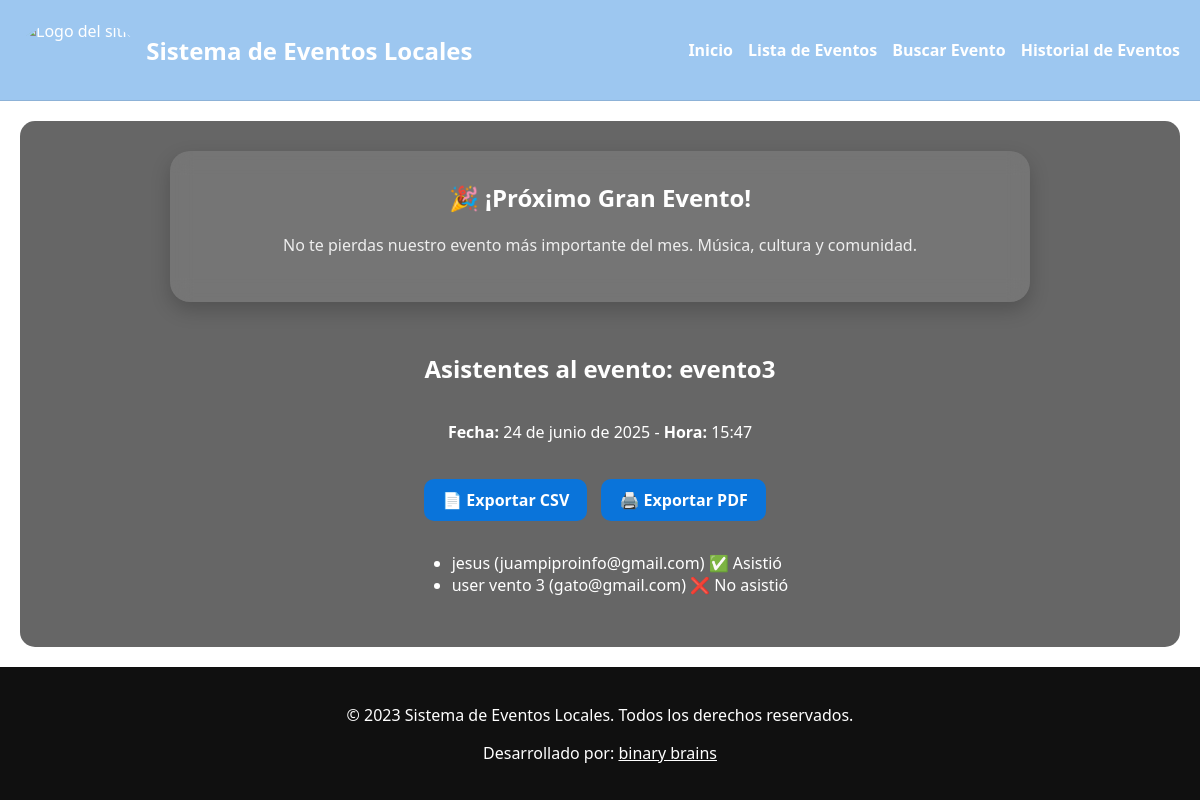
/eventos/3/asistentes/, run on an earlier commit of the app's database.
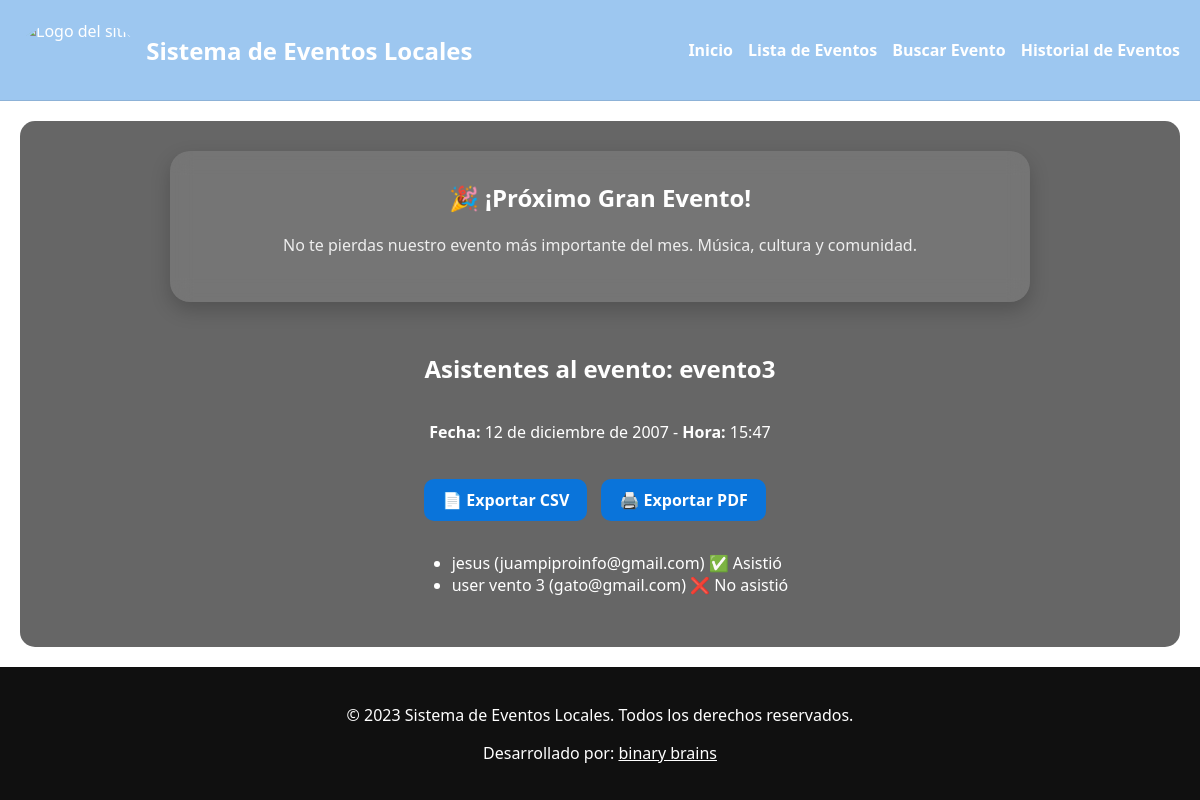
And on a later commit of the database.
### eventos/models.py (models this page shows, shortened)
class Evento(models.Model):
    titulo = models.CharField(max_length=200)
    descripcion = models.TextField()
    fecha = models.DateField()
    hora = models.TimeField()
    lugar = models.ForeignKey(Lugar, on_delete=models.CASCADE)
    organizador = models.ForeignKey(Organizador, on_delete=models.CASCADE)

### eventos/views.py (the view)
# urls.py: path('eventos/<int:evento_id>/asistentes/', views.ver_asistentes, name='ver_asistentes'),
def ver_asistentes(request, evento_id):
    evento = get_object_or_404(Evento, pk=evento_id)
    asistentes = Inscripcion.objects.filter(evento=evento)
    return render(request, 'eventos/lista-asistentes.html', {
        'evento': evento,
        'asistentes': asistentes
    })

### eventos/templates/eventos/lista-asistentes.html (shortened to what this page needs)
{% extends './base.html'%}
{% block content %}
<h2>Asistentes al evento: {{ evento.titulo }}</h2>
    <p><strong>Fecha:</strong> {{ evento.fecha }} - <strong>Hora:</strong> {{ evento.hora }}</p>
    <div style="margin: 15px 0;">
        <a href="{% url 'exportar_asistentes' evento.id %}" class="button-link">📄 Exportar CSV</a>
        <a href="{% url 'exportar_asistentes_pdf' evento.id %}" class="button-link">🖨️ Exportar PDF</a>
    </div>
    {% if asistentes %}
        <ul>
            {% for inscripcion in asistentes %}
                <li>
                    {{ inscripcion.nombre_participante }} ({{ inscripcion.email }})
                    {% if inscripcion.asistio %}
                        ✅ Asistió
                    {% else %}
                        ❌ No asistió
                    {% endif %}
                </li>
            {% endfor %}
        </ul>
    {% else %}
        <p>No hay asistentes registrados.</p>
    {% endif %}
{% endblock %}

What changed in the data, as far as the page shows it:
changed Evento "evento3": fecha "24 de junio de 2025" → "12 de diciembre de 2007"
